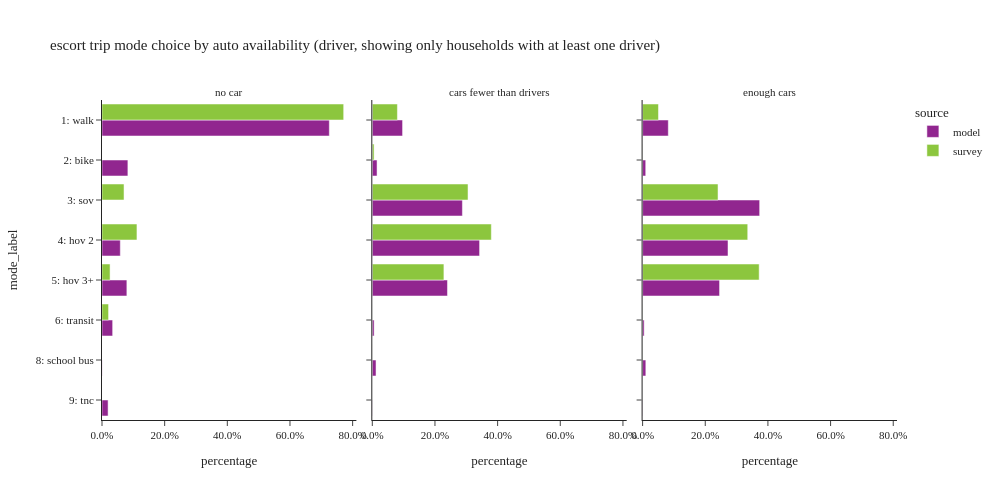

The notebook cell saved with this chart:
### Code cell
plot_mode_choice(es_trip.loc[es_trip['auto_available_drivers'] != "no dirver"], "auto_available_drivers",
                 {"auto_available_drivers": ["no car", "cars fewer than drivers", "enough cars"],
                  "mode_label":util.mode_cat.values()},
                 "auto availability (driver, showing only households with at least one driver)", 3, 500, 1000)

### Figure 1 — Plotly figure (JSON) as saved in the notebook; plotly's stock layout.template omitted (floating-point values rounded to 4 significant figures)
{"data": [{"alignmentgroup": "True", "customdata": [[29172], [3323], [2350], [3192], [1367], [21], [781]], "hovertemplate": "source=model<br>auto_available_drivers=no car<br>percentage=%{x}<br>mode_label=%{y}<br>sample count=%{customdata[0]}<extra></extra>", "legendgroup": "model", "marker": {"color": "#91268F", "pattern": {"shape": ""}}, "name": "model", "offsetgroup": "model", "orientation": "h", "showlegend": true, "textposition": "auto", "type": "bar", "x": [0.7256, 0.08265, 0.05845, 0.07939, 0.034, 0.0005223, 0.01942], "xaxis": "x", "y": ["1: walk", "2: bike", "4: hov 2", "5: hov 3+", "6: transit", "8: school bus", "9: tnc"], "yaxis": "y"}, {"alignmentgroup": "True", "customdata": [[13], [2], [2], [1], [1]], "hovertemplate": "source=survey<br>auto_available_drivers=no car<br>percentage=%{x}<br>mode_label=%{y}<br>sample count=%{customdata[0]}<extra></extra>", "legendgroup": "survey", "marker": {"color": "#8CC63E", "pattern": {"shape": ""}}, "name": "survey", "offsetgroup": "survey", "orientation": "h", "showlegend": true, "textposition": "auto", "type": "bar", "x": [0.7714, 0.07031, 0.1115, 0.02576, 0.02098], "xaxis": "x", "y": ["1: walk", "3: sov", "4: hov 2", "5: hov 3+", "6: transit"], "yaxis": "y"}, {"alignmentgroup": "True", "customdata": [[50424], [7912], [150108], [178729], [125240], [3018], [6210], [326]], "hovertemplate": "source=model<br>auto_available_drivers=cars fewer than drivers<br>percentage=%{x}<br>mode_label=%{y}<br>sample count=%{customdata[0]}<extra></extra>", "legendgroup": "model", "marker": {"color": "#91268F", "pattern": {"shape": ""}}, "name": "model", "offsetgroup": "model", "orientation": "h", "showlegend": false, "textposition": "auto", "type": "bar", "x": [0.0966, 0.01516, 0.2876, 0.3424, 0.2399, 0.005782, 0.0119, 0.0006246], "xaxis": "x2", "y": ["1: walk", "2: bike", "3: sov", "4: hov 2", "5: hov 3+", "6: transit", "8: school bus", "9: tnc"], "yaxis": "y2"}, {"alignmentgroup": "True", "customdata": [[73], [17], [116], [159], [110], [1], [2]], "hovertemplate": "source=survey<br>auto_available_drivers=cars fewer than drivers<br>percentage=%{x}<br>mode_label=%{y}<br>sample count=%{customdata[0]}<extra></extra>", "legendgroup": "survey", "marker": {"color": "#8CC63E", "pattern": {"shape": ""}}, "name": "survey", "offsetgroup": "survey", "orientation": "h", "showlegend": false, "textposition": "auto", "type": "bar", "x": [0.08015, 0.005654, 0.3055, 0.3799, 0.2286, 8.214e-05, 0.0001308], "xaxis": "x2", "y": ["1: walk", "2: bike", "3: sov", "4: hov 2", "5: hov 3+", "6: transit", "8: school bus"], "yaxis": "y2"}, {"alignmentgroup": "True", "customdata": [[90542], [10984], [412427], [300894], [271134], [5462], [11380], [1014]], "hovertemplate": "source=model<br>auto_available_drivers=enough cars<br>percentage=%{x}<br>mode_label=%{y}<br>sample count=%{customdata[0]}<extra></extra>", "legendgroup": "model", "marker": {"color": "#91268F", "pattern": {"shape": ""}}, "name": "model", "offsetgroup": "model", "orientation": "h", "showlegend": false, "textposition": "auto", "type": "bar", "x": [0.08202, 0.009951, 0.3736, 0.2726, 0.2456, 0.004948, 0.01031, 0.0009186], "xaxis": "x3", "y": ["1: walk", "2: bike", "3: sov", "4: hov 2", "5: hov 3+", "6: transit", "8: school bus", "9: tnc"], "yaxis": "y3"}, {"alignmentgroup": "True", "customdata": [[52], [7], [240], [349], [302], [3], [1]], "hovertemplate": "source=survey<br>auto_available_drivers=enough cars<br>percentage=%{x}<br>mode_label=%{y}<br>sample count=%{customdata[0]}<extra></extra>", "legendgroup": "survey", "marker": {"color": "#8CC63E", "pattern": {"shape": ""}}, "name": "survey", "offsetgroup": "survey", "orientation": "h", "showlegend": false, "textposition": "auto", "type": "bar", "x": [0.05066, 0.0004989, 0.2407, 0.3356, 0.3721, 0.0003127, 0.0001647], "xaxis": "x3", "y": ["1: walk", "2: bike", "3: sov", "4: hov 2", "5: hov 3+", "6: transit", "8: school bus"], "yaxis": "y3"}], "layout": {"annotations": [{"font": {}, "showarrow": false, "text": "no car", "x": 0.16, "xanchor": "center", "xref": "paper", "y": 1, "yanchor": "bottom", "yref": "paper"}, {"font": {}, "showarrow": false, "text": "cars fewer than drivers", "x": 0.5, "xanchor": "center", "xref": "paper", "y": 1, "yanchor": "bottom", "yref": "paper"}, {"font": {}, "showarrow": false, "text": "enough cars", "x": 0.84, "xanchor": "center", "xref": "paper", "y": 1, "yanchor": "bottom", "yref": "paper"}], "barmode": "group", "height": 500, "legend": {"title": {"text": "source"}, "tracegroupgap": 0}, "title": {"text": "escort trip mode choice by auto availability (driver, showing only households with at least one driver)"}, "width": 1000, "xaxis": {"anchor": "y", "domain": [0, 0.32], "tickformat": ".1%", "title": {"text": "percentage"}}, "xaxis2": {"anchor": "y2", "domain": [0.34, 0.66], "matches": "x", "tickformat": ".1%", "title": {"text": "percentage"}}, "xaxis3": {"anchor": "y3", "domain": [0.68, 1.0], "matches": "x", "tickformat": ".1%", "title": {"text": "percentage"}}, "yaxis": {"anchor": "x", "categoryarray": ["9: tnc", "8: school bus", "6: transit", "5: hov 3+", "4: hov 2", "3: sov", "2: bike", "1: walk"], "categoryorder": "array", "domain": [0, 1], "title": {"text": "mode_label"}}, "yaxis2": {"anchor": "x2", "domain": [0, 1], "matches": "y", "showticklabels": false}, "yaxis3": {"anchor": "x3", "domain": [0, 1], "matches": "y", "showticklabels": false}}}
